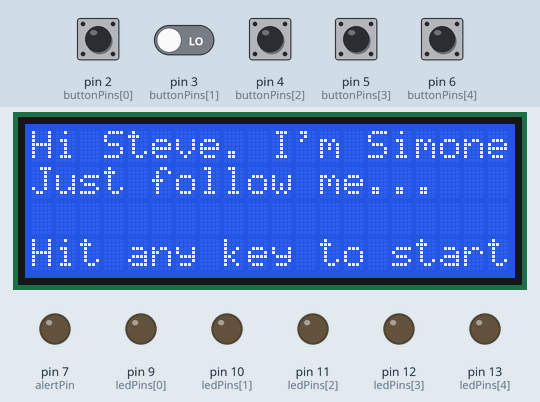
This sketch was run on a simulated Arduino Uno, built with avr-gcc and run on an emulated ATmega328P. Shown: 20×4 character LCD, output pins drawn as LEDs (lit = HIGH). Inputs (shaded band) come from the test bench; at power-on: pin 2 (buttonPins[0]), pin 3 (buttonPins[1]), pin 4 (buttonPins[2]), pin 5 (buttonPins[3]), pin 6 (buttonPins[4]) LOW. Random numbers use the default seed unless the sketch sets one; the audio player accepts every command and is not drawn; what the sketch prints to the serial monitor is not drawn.

Above: at 1.4 s.
1.5 s: pin 2 (buttonPins[0]) pulled HIGH for 0.15 s
At 2.1 s:
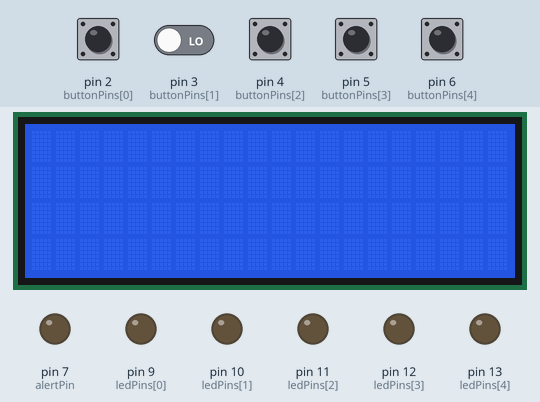
4.6 s: pin 2 (buttonPins[0]) driven HIGH and pin 3 (buttonPins[1]) driven HIGH
At 7.3 s:
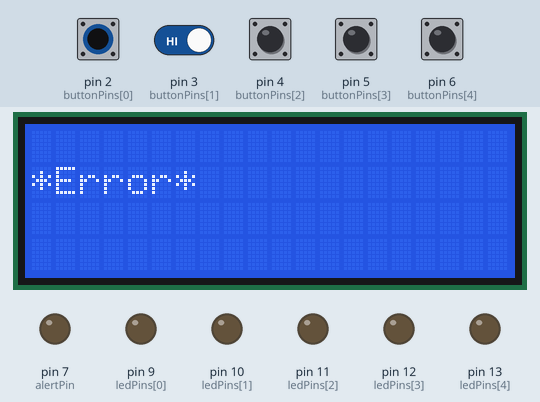
7.6 s: pin 3 (buttonPins[1]) driven LOW
At 10.4 s:
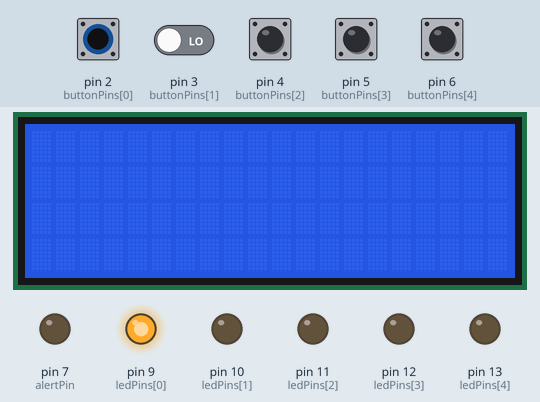
10.6 s: pin 3 (buttonPins[1]) driven HIGH
At 14.3 s:
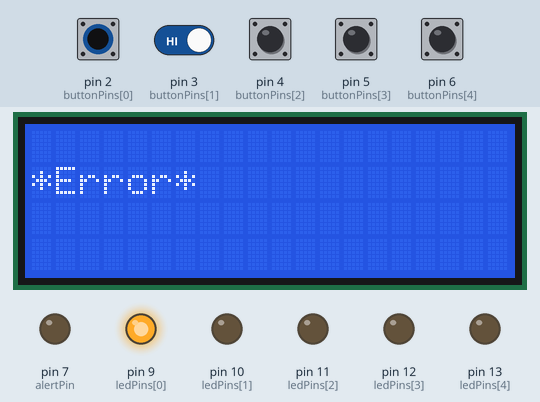
Timing chart, 0 to 26.2 s (numbered marks = the images above; inputs shaded):
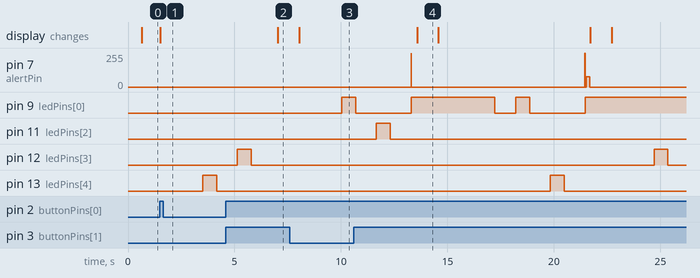

The sketch:

Simon2_V3.1.ino
```cpp
/*
 * memory / dexterit therapy game for Steve T.
 */


/*
 * TODO:
 * add adaptive difficulty setting based on user performance with adjustable gain (low slope for beginners.
 * Add deliery of Amazon gift card via servo motor
 * add internal battery (with extension USB port) show battery level on display
 * add wav file support for 80's style arcage game sounds (asteriods, pac man, etc.)
 * use LCD display logic from SORI game (complete)
 * startup mode configuration options (press any button during startup), set level, sound option, number of rounds per game
 * add bluetooth interface (display score, statistics, etc.
 * capture response time for performance metrics
 * add real time clock to track performance over time
 * add timer - response must be received within specified time
 * "Press both red buttons simultaneously to end game and view stats"
 * build array of player performance statistics
 * have special challenges which display fibonacci sequence of some other well known integer sequence
 * need a way to suspend game?
 * printout of results?
 * add time in play
 * add delivery of amazon gift card when certain conditions are met (time in play, level, etc.)
 *
 */


// following supports df mini
#include "Arduino.h"
#include "SoftwareSerial.h"
#include "DFRobotDFPlayerMini.h"

//SoftwareSerial mySoftwareSerial(10, 11); // RX, TX

SoftwareSerial mySoftwareSerial(A0, A1); // RX, TX

DFRobotDFPlayerMini myDFPlayer;

#define DFMINI_SUCCESS  2
#define DFMINI_ERROR  1
// end df mini


#include <LiquidCrystal_I2C.h>

// setup LCD display
#define LCD_ADDRESS1 0x3F       // 2x16 display
#define LCD_ADDRESS2 0x27       // 4x20 display
LiquidCrystal_I2C  lcd(LCD_ADDRESS2,2,1,0,4,5,6,7);

#define MAX_CHALLENGE_LENGTH  10      // maximum number of elements in sequence array
#define SOUND_CORRECT 0       // mode control to command audio sound signifying correct response
#define SOUND_INCORRECT 1     // mode control to command audio sound signifying correct response
#define SOUND_SUCCESSFUL_ROUND 2  // audio to signify successful round
#define END_OF_CHALLENGE_FLAG 99  // signifies end of challenge array
#define NUM_ELEMENTS 5             // number of player buttons
#define NUM_DIFFICULTY_LEVELS 3

int iReading1 = 0;
int iReading2 = 0;
int iReading3 = 0;
int iReading4 = 0;
int iReading5 = 0;

int iPrevReading1 = 0;
int iPrevReading2 = 0;
int iPrevReading3 = 0;
int iPrevReading4 = 0;
int iPrevReading5 = 0;

int iResponseIndex = 0;

// caution, must be set manualy to match NUM_ELEMENTS
int buttonPins[NUM_ELEMENTS] = {2, 3, 4, 5, 6};
const int ledPins[NUM_ELEMENTS] = {9, 10, 11, 12, 13};

const int alertPin = 7;       // sonalert

const int ledPin1 =  9;       // the number of the LED pin
const int ledPin2 =  10;      // the number of the LED pin
const int ledPin3 =  11;      // the number of the LED pin
const int ledPin4 =  12;      // the number of the LED pin
const int ledPin5 =  13;      // the number of the LED pin

const unsigned int debounceDelay = 40;
int challengeSequence[MAX_CHALLENGE_LENGTH+1];           //light sequence array, reserve one space for end flag

int iResponses[MAX_CHALLENGE_LENGTH];         // array to hold sequence of responses

bool bDisplayNextChallenge = true;     // displays light sequence when true, waits for response when false

// response structure holds data for the five response buttons
struct ResponseStruct{
  int iReading;
  int iPrevReading;
  unsigned long PositiveTransitionTime;
  unsigned long PreviousMillis;
  bool bButtonState;
};
ResponseStruct Responses[MAX_CHALLENGE_LENGTH];

unsigned long deadline = 0;


/*** future...
#define MAX_ROUNDS 50
struct StatsStruct{
  int RoundID = 0;
  unsigned long roundStartTime;
  unsigned long roundDeadline;
  unsigned long playerResponseTime;
  bool bRoundSuccess;
  bool bTimeout;
  bool bRoundFailure;
} RoundStatistics[MAX_ROUNDS];
***/

  unsigned long setupStartTime = 0;
  unsigned long roundStartTime = 0;
  unsigned long roundDeadline = 0;
  unsigned long playerResponseTime = 0;
  bool bRoundSuccess = false;
  bool bTimeout = false;
  bool bRoundFailure = false;


// keep running stats on player performance
unsigned int iRoundNumber = 0;
unsigned int iTimeoutCount = 0;
unsigned int iErrorCount = 0;
unsigned int iSuccessCount = 0;
unsigned int iDifficultyLevel = 1;

void setup() {

  int i,j;
  // support for df mini
  mySoftwareSerial.begin(9600);
  Serial.begin(9600);

  Serial.println();
  Serial.println(F("Initializing DFPlayer ... (May take 3~5 seconds)"));

  if (!myDFPlayer.begin(mySoftwareSerial)) {  //Use softwareSerial to communicate with mp3.
    Serial.println(F("Unable to begin:"));
    Serial.println(F("1.Please recheck the connection!"));
    Serial.println(F("2.Please insert the SD card!"));
    while(true){
      delay(0); // Code to compatible with ESP8266 watch dog.
    }
  }
  Serial.println(F("DFPlayer Mini online."));

  myDFPlayer.volume(30);  //Set volume value. From 0 to 30
  // end df mini


  // LCD display setup
  lcd.off();
  lcd.begin (20,4);
  lcd.setBacklightPin(3,POSITIVE);
  lcd.setBacklight(HIGH);
  // end LCD setup

  for(i = 0; i<NUM_ELEMENTS; i++)
  {
    pinMode(ledPins[i], OUTPUT);
    pinMode(buttonPins[i], INPUT);
  }
   pinMode(alertPin, OUTPUT);

  Serial.begin(9600);
  randomSeed(analogRead(0));

/************************** future feature
#define WAIT_FOR_SETUP_KEY 6000
  // setup
  lcd.off();
  lcd.clear();
  lcd.home ();
  lcd.print(F("Welcome to Simone V3"));
  lcd.setCursor (0,1);
  lcd.print(F("Hit any key to setup"));
  lcd.on();
  if(GetKeystroke(WAIT_FOR_SETUP_KEY) > -1) Setup();
************************/

  // welcome message
  lcd.off();
  lcd.clear();
  lcd.home ();
  lcd.print(F("Hi Steve. I'm Simone"));
  lcd.setCursor (0,1);
  lcd.print(F("Just follow me...   "));
  //lcd.setCursor (0,2);
  //lcd.print(F("repeat the sequence."));
  lcd.setCursor (0,3);
  lcd.print(F("Hit any key to start"));
  lcd.on();
  WaitForAnyKey();
  lcd.clear();
}

void loop() {

  if (bDisplayNextChallenge){
    // Ready for next challenge.  increment round number
    iRoundNumber++;
    if((iRoundNumber % 5) == 0)
    {
      displayStatistics();
      //delay(3000);// FIXME
      WaitForAnyKey();
      lcd.clear();
    }
    else
    {
      lcd.clear();
    }
    delay(2000);                // give user time to focus back on lights
    SetupAndDisplayNextMove();

    // prepare to receive responses
    iResponseIndex = 0;     // initialize index which stores series of responses
    // initialize button response booleans for upcoming round
    for(int i = 0; i<NUM_ELEMENTS; i++) Responses[i].bButtonState = false;

    // initialize flags for upcoming round
    bRoundSuccess = false;
    bTimeout = false;
    bRoundFailure = false;
    roundStartTime = millis();

  }
  else
  {
  // handle player response
  for(int j = 0; j<NUM_ELEMENTS; j++){
  /*
   * scan all buttons
   *
   */
  Responses[j].iReading = digitalRead(buttonPins[j]);
  if ((Responses[j].iReading == HIGH) && (Responses[j].iPrevReading == LOW)) {
    // get time of newly detected high state
    Responses[j].PositiveTransitionTime = millis();
  }
  // button has been pushed for at least one cycle,  accumulate time until we reach threshold
  else if ((Responses[j].iReading == HIGH) && (Responses[j].iPrevReading == HIGH)){
    if (((millis() - Responses[j].PositiveTransitionTime) > debounceDelay && (Responses[j].bButtonState == false))) {
         Responses[j].bButtonState = true;
         if(iResponseIndex < MAX_CHALLENGE_LENGTH){
          iResponses[iResponseIndex] = ledPins[j];             // record activation of button
          if(challengeSequence[iResponseIndex] == ledPins[j]){  // Requested button matches button played
            SoundFeedback(SOUND_CORRECT);                   // provide affirmative sound
            digitalWrite(ledPins[j], HIGH);                    // light LED
          }
          else{
            SoundFeedback(SOUND_INCORRECT);
            bRoundFailure = true;
            iErrorCount++;
            bDisplayNextChallenge = true;                            // player fails this round, redisplay challenge
            // display results
            //lcd.setCursor (9,3);
            //lcd.print(iErrorCount);

            myDFPlayer.play(DFMINI_ERROR);

            lcd.setCursor (0,1);
            lcd.print(F("*Error*             "));
            delay(1000);

            }
          // we have a response
          iResponseIndex++;                                 // prepare to store next response
          }
        }
      }
    else if ((Responses[j].iReading == LOW) && (Responses[j].iPrevReading == HIGH)){
      Responses[j].bButtonState = false;      // player has released the button, reset to allow it to be registered again
      digitalWrite(ledPins[j], LOW);                    // extinguish LED
      // check for end of sequence
      if(challengeSequence[iResponseIndex] == END_OF_CHALLENGE_FLAG){
        // reaching this point means all responses were correct
        SoundFeedback(SOUND_SUCCESSFUL_ROUND);    // sound the success tone
        bDisplayNextChallenge = true;                      // exit responses and display new challenge
        bRoundSuccess = true;
        iSuccessCount++;
        myDFPlayer.play(DFMINI_SUCCESS);
        // display results
        //lcd.setCursor (0,3);
        //lcd.print(iSuccessCount);
        //lcd.setCursor (0,1);
        //lcd.print(F("Success!            "));
        //delay(1000);

        }
      }
      Responses[j].iPrevReading = Responses[j].iReading;  // save current reading as previous
    } // process next button


  // Done with current scan of buttons, check for timeout only if error or success was not encountered
    if((millis() > roundStartTime + deadline) && (bDisplayNextChallenge == false)){
      bTimeout = true;
      iTimeoutCount++;
      bDisplayNextChallenge = true;
      // display results
      //lcd.setCursor (17,3);
      //lcd.print(iTimeoutCount);
      myDFPlayer.play(DFMINI_ERROR);
      lcd.setCursor (0,1);
      lcd.print(F("Timeout             "));
      delay(1000);
    }

  } // done processing responses
}


/*
 * DisplaySequence - displays the challenge to the user
 * by sequencing a number of lights on the front panel.
 */
void DisplaySequence(int challengeElements[], int iDuration)
{
  int i = 0;
  while(challengeElements[i] != END_OF_CHALLENGE_FLAG)
  {
    digitalWrite(challengeElements[i], HIGH);
    delay(iDuration);
    digitalWrite(challengeElements[i], LOW);
    delay(iDuration * 1.5);
    i++;
  }
}

void SoundFeedback(int iMode)
{
  switch(iMode)
  {
    case SOUND_CORRECT:
      digitalWrite(alertPin, HIGH);
      delay(8);
      digitalWrite(alertPin, LOW);
      break;

    case SOUND_INCORRECT:
      for(int i = 0;i<9;i++)
      {
      digitalWrite(alertPin, HIGH);
      delay(6);
      digitalWrite(alertPin, LOW);
      delay(15);
      }
      break;

    case SOUND_SUCCESSFUL_ROUND:

      digitalWrite(alertPin, HIGH);
      delay(50);
      digitalWrite(alertPin, LOW);
      delay(120);
      digitalWrite(alertPin, HIGH);
      delay(400);
      digitalWrite(alertPin, LOW);
      delay(500);
      break;

    default:
      break;
  }

}


/*********************************************************************
 * setup next move then display it.
 * Set next move based on past performance
 * set number of elements, sequence of elements, display speed and deadline.
 *********************************************************************/
void SetupAndDisplayNextMove(void)
{
  float fSuccessPct = 0.0;
  float fTimeoutPct = 0.0;
  float fErrorPct = 0.0;
  int iDisplayDelay = 300;        // higher number displays sequence more slowly

  fSuccessPct = float(iSuccessCount) / float(iRoundNumber);
  fTimeoutPct = float(iTimeoutCount) / float(iRoundNumber);
  fTimeoutPct = float(iErrorCount) / float(iRoundNumber);

  #define MIN_L1TOL2 75
  #define MIN_L2TOL3 150

  // setup difficulty level based on past performance - fine tune this!
  // can also modulate other parameters...
  if(iDifficultyLevel == 1){
    if((fSuccessPct > .75) && (iRoundNumber > MIN_L1TOL2))iDifficultyLevel++;
  }
  else if(iDifficultyLevel == 2){
         if((fSuccessPct > .85) && (iRoundNumber > MIN_L2TOL3))iDifficultyLevel++;
  }
  // revert difficulty level if player does not continue to have success
  if((fSuccessPct < .80) && iDifficultyLevel > 1) iDifficultyLevel--;

  // setup sequence
  for(int i = 0; i < MAX_CHALLENGE_LENGTH + 1; i++) challengeSequence[i] = END_OF_CHALLENGE_FLAG;

  switch(iDifficultyLevel)
  {
  case 1:
      // set parameters
      deadline = 25000;
      iDisplayDelay = 650;
      // establish challenge sequence
      for(int i = 0; i < random(2,4); i++) // random upper limit is number specified minus 1
      {
        challengeSequence[i] = ledPins[random(0,NUM_ELEMENTS)];
      }
      break;
  case 2:
      // set parameters
      deadline = 20000;
      iDisplayDelay = 300;
      // establish challenge sequence
      for(int i = 0; i < random(3,5); i++) // random upper limit is number specified minus 1
      {
        challengeSequence[i] = ledPins[random(0,NUM_ELEMENTS)];
      }
      break;

  case 3:
      // set parameters
      deadline = 15000;
      iDisplayDelay = 200;
      // establish challenge sequence
      for(int i = 0; i < random(3,6); i++) // random upper limit is number specified minus 1
      {
        challengeSequence[i] = ledPins[random(0,NUM_ELEMENTS)];
      }
      break;
  default:
    break;
  }

    // display sequence
    DisplaySequence(challengeSequence, iDisplayDelay);

    bDisplayNextChallenge = false;                    // challenge has been displayed, set flag to wait for responses

}

/*********************************************************************
 * display statistics
 *
 *********************************************************************/
void displayStatistics(void)
{
    lcd.off();
    lcd.clear();
    lcd.setCursor (0,0);
    lcd.print(F("Level "));
    lcd.print(iDifficultyLevel);
    lcd.print(F(" Round "));
    lcd.print(iRoundNumber);
    lcd.setCursor (0,2);
    lcd.print("Correct  Err Timeout");
    lcd.setCursor (0,3);
    lcd.print(iSuccessCount);
    lcd.setCursor (9,3);
    lcd.print(iErrorCount);
    lcd.setCursor (17,3);
    lcd.print(iTimeoutCount);
    lcd.on();
}


/*
 * waits for keystroke.   may be modified to return
 * key index if needed.  caution, this blocks further processing
 */
void WaitForAnyKey(void){
int i,j;
  do{
    for(i = 0;i<NUM_ELEMENTS; i++){
      j=digitalRead(buttonPins[i]);
      if(j == HIGH) break;
    }
  } while(j == LOW);
}


/*
 * gets keystroke from player if provided within wait time
 * returns:  index of key number if successful, -1 if timeout
 */
int GetKeystroke(unsigned long ulWaitTime){
  unsigned long PositiveTransitionTime = 0;
  unsigned long ulDebounceDelay = 75;
  unsigned long ulStart = 0;
  bool bButtonState = false;
  int iRetnValue = 0;
  int j = 0;
  int iReading[NUM_ELEMENTS];
  int iPrevReading[NUM_ELEMENTS];
  ulStart = millis();
  while(((ulStart + ulWaitTime) > millis()) && bButtonState == false)
  {
    for(j = 0; j<NUM_ELEMENTS; j++){
    iReading[j] = digitalRead(buttonPins[j]);
    if ((iReading[j] == HIGH) && (iPrevReading[j] == LOW)) {
      // get time of newly detected high state
      PositiveTransitionTime = millis();
    }
    // button has been pushed for at least one cycle,  accumulate time until we reach threshold
    else if ((iReading[j] == HIGH) && (iPrevReading[j] == HIGH)){
      if (((millis() - PositiveTransitionTime) > ulDebounceDelay && (bButtonState == false))) {
           bButtonState = true;           // signify exit for outer loop
           break;                         // button has been identified, exit inner loop
        }
      }
      iPrevReading[j] = iReading[j];      // store previous reading
    }
  }
  if(bButtonState == true){
    iRetnValue = j;                       // return index of search showing which button was pressed
  }
  else{
    iRetnValue = -1;                      // signify no button pressed within designated time window
  }
  return(iRetnValue);
}


/*
 * set user editable configuration values
 *
 */

 void Setup(void)
 {


 }
```

Measured:
- after the input at 1.5 s, pin 13 (ledPins[4]): LOW → HIGH after 2.0 s, → LOW 0.65 s later; the display: changes at once (image 1)
- after the input at 4.6 s, the display: changes after 2.4 s (image 2)
- after the input at 7.6 s, pin 9 (ledPins[0]): LOW → HIGH after 2.4 s
- after the input at 10.6 s, pin 12 (ledPins[3]): LOW → HIGH after 14.1 s, → LOW 0.65 s later; pin 13 (ledPins[4]): LOW → HIGH after 9.2 s, → LOW 0.65 s later; the display: changes after 3.0 s (image 4)
- what the display in image 4 shows lasts 1.0 s, from 13.6 s to 14.6 s
